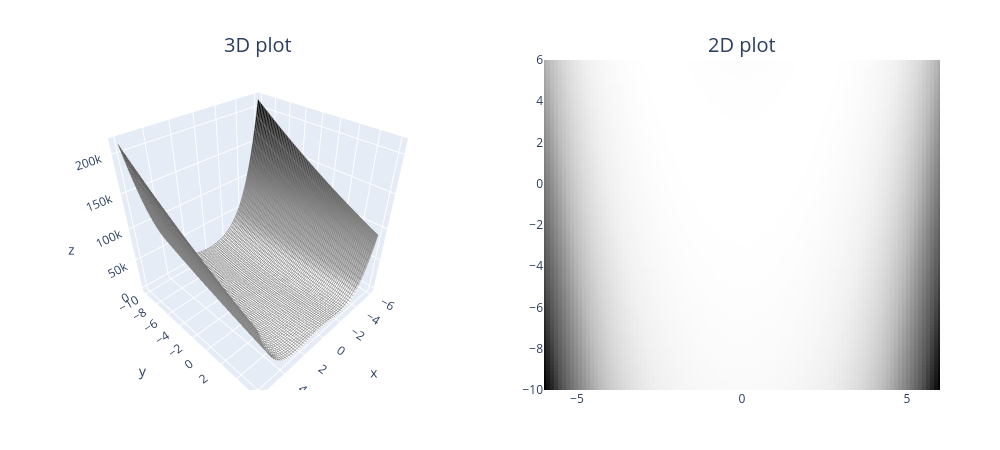

The notebook cell saved with this chart:
### Markdown cell above
### Testing Gradients w/ Rosenbrock function

### Code cell
def rosenbrock(x: Float[Tensor, "d"], y: Float[Tensor, "d"]) -> Float:
    """
    Rosenbrock function with paramters a=1, and b=100
    """
    a=1
    b=100
    return (a-x)**2 + b*(y-x**2)**2

plot_fn(rosenbrock)
